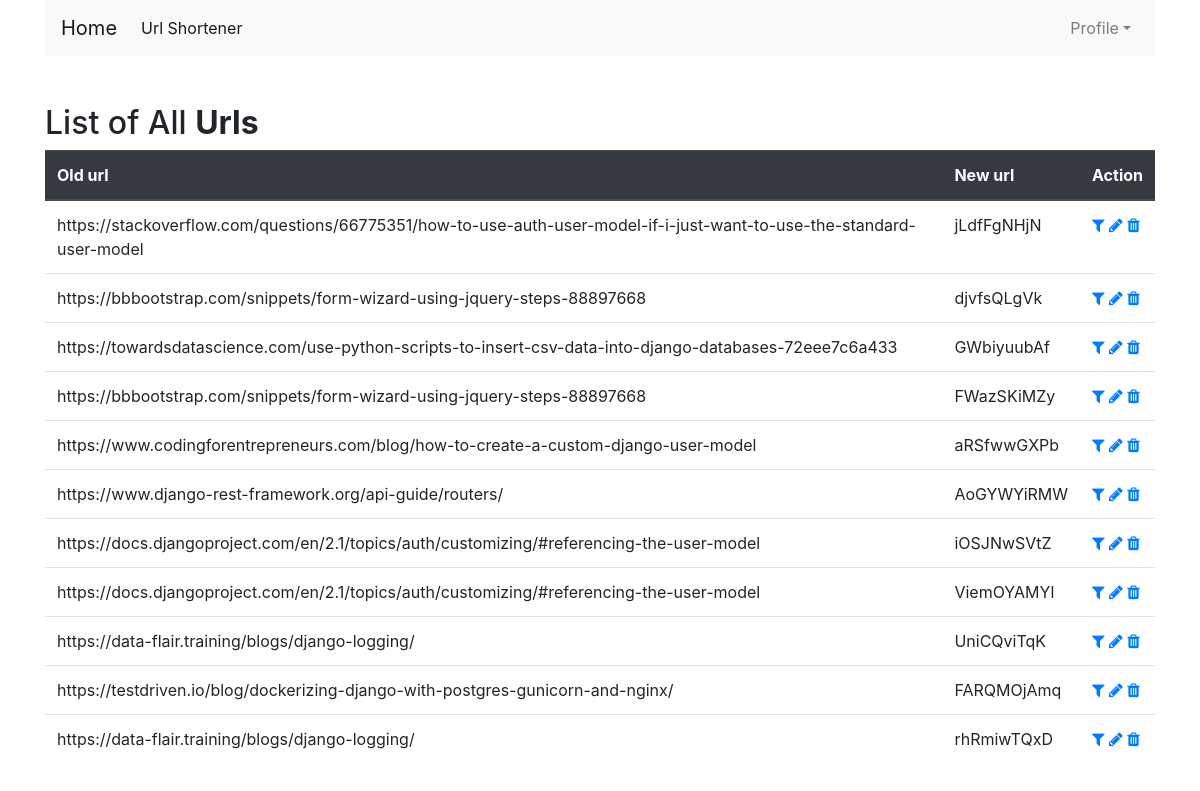
Page /url (signed in) on the earlier database version.
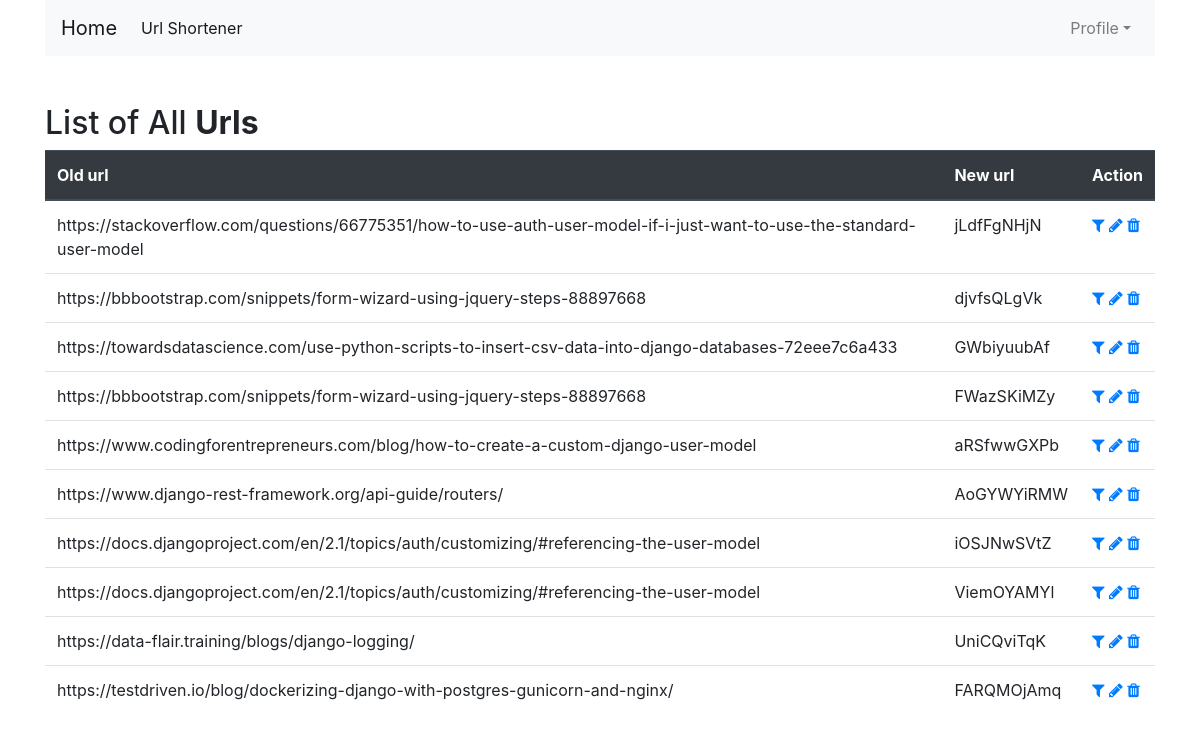
Same page on the later database version.
### short/models.py (models this page shows, shortened)
class Url(models.Model):
    url = models.CharField(max_length=250)
    slug = models.CharField(max_length=15)

### short/views.py (the view)
# urls.py: path('url',UrlListView.as_view(),name='url-list'),
class UrlListView(BaseView,ListView):
    template_name = "short/pages/url_list.html"

### short/templates/short/pages/url_list.html
{% include 'short/base.html' %}
{% block content %}
    <div class="container mt-5">
        <div class="table-title">
            <div class="row">
                {% block header %}
                    <div class="col-sm-8"><h2>List of All <b>Urls</b></h2></div>
                {% endblock header %}
            </div>
        </div>
        <table class="table table-hover ">
            <thead class="thead-dark">
                <tr>
                    <th scope="col">Old url</th>
                    <th scope="col">New url</th>
                    <th scope="col">Action</th>
                </tr>
            </thead>
            <tbody>
                {% block forloop %}
                    {% for object in object_list  %}
                        <tr>
                            <td>{{ object.url }}</td>
                            <td>{{ object.slug }}</td>
                            <td>
                                <a
                                    type="button"
                                    {% comment %} class="btn btn-sm btn-secondary" {% endcomment %}
                                    href="{% url 'url-detail' object.id %}">
                                    <i class="fa fa-filter" aria-hidden="true"></i>
                                </a>
                                <a
                                    type="button"
                                    {% comment %} class="btn btn-sm btn-info" {% endcomment %}
                                    href="{% url 'url-update' object.id %}">
                                    <i class="fa fa-pencil" aria-hidden="true"></i>
                                </a>
                                <a
                                    type="button"
                                    {% comment %} class="btn btn-sm btn-danger" {% endcomment %}
                                    href="{% url 'url-delete' object.id %}">
                                    <i class="fa fa-trash" aria-hidden="true"></i>
                                </a>
                            </td>
                        </tr>
                    {% endfor %}
                {% endblock forloop %}
            </tbody>
        </table>
    </div>
{% endblock content %}

### short/templates/short/base.html (shortened to what this page needs)
<!doctype html>
<html lang="en">
    <head>
        <link
			rel="stylesheet"
			href="https://cdnjs.cloudflare.com/ajax/libs/font-awesome/4.7.0/css/font-awesome.min.css"
		/>
        <link rel="stylesheet" href="https://stackpath.bootstrapcdn.com/bootstrap/4.3.1/css/bootstrap.min.css">
    </head>
    <body>
        <div class="container">
            {% include 'short/layout/navbar.html'%}
        </div>
    </body>
</html>

### short/templates/short/layout/navbar.html (shortened to what this page needs)
    <nav class="navbar navbar-expand-sm navbar-light bg-light">
        <a class="navbar-brand" href="{% url 'url-list' %}">Home</a>
        <div class="collapse navbar-collapse" id="collapsibleNavId">
            <ul class="navbar-nav mr-auto mt-2 mt-lg-0">
                <li class="nav-item active">
                    <a class="nav-link" href="{% url 'create' %}">Url Shortener<span class="sr-only">(current)</span></a>
                </li>
            </ul>
            <ul class="navbar-nav ml-auto">
                <li class="nav-item dropdown mr-auto">
                    <a class="nav-link dropdown-toggle" href="#" id="dropdownId" data-toggle="dropdown" aria-haspopup="true" aria-expanded="false">Profile</a>
                </li>
            </ul>
        </div>
    </nav>

Differences in the rows shown:
removed Url: url "https://data-flair.training/blogs/django-logging/", slug "rhRmiwTQxD"
